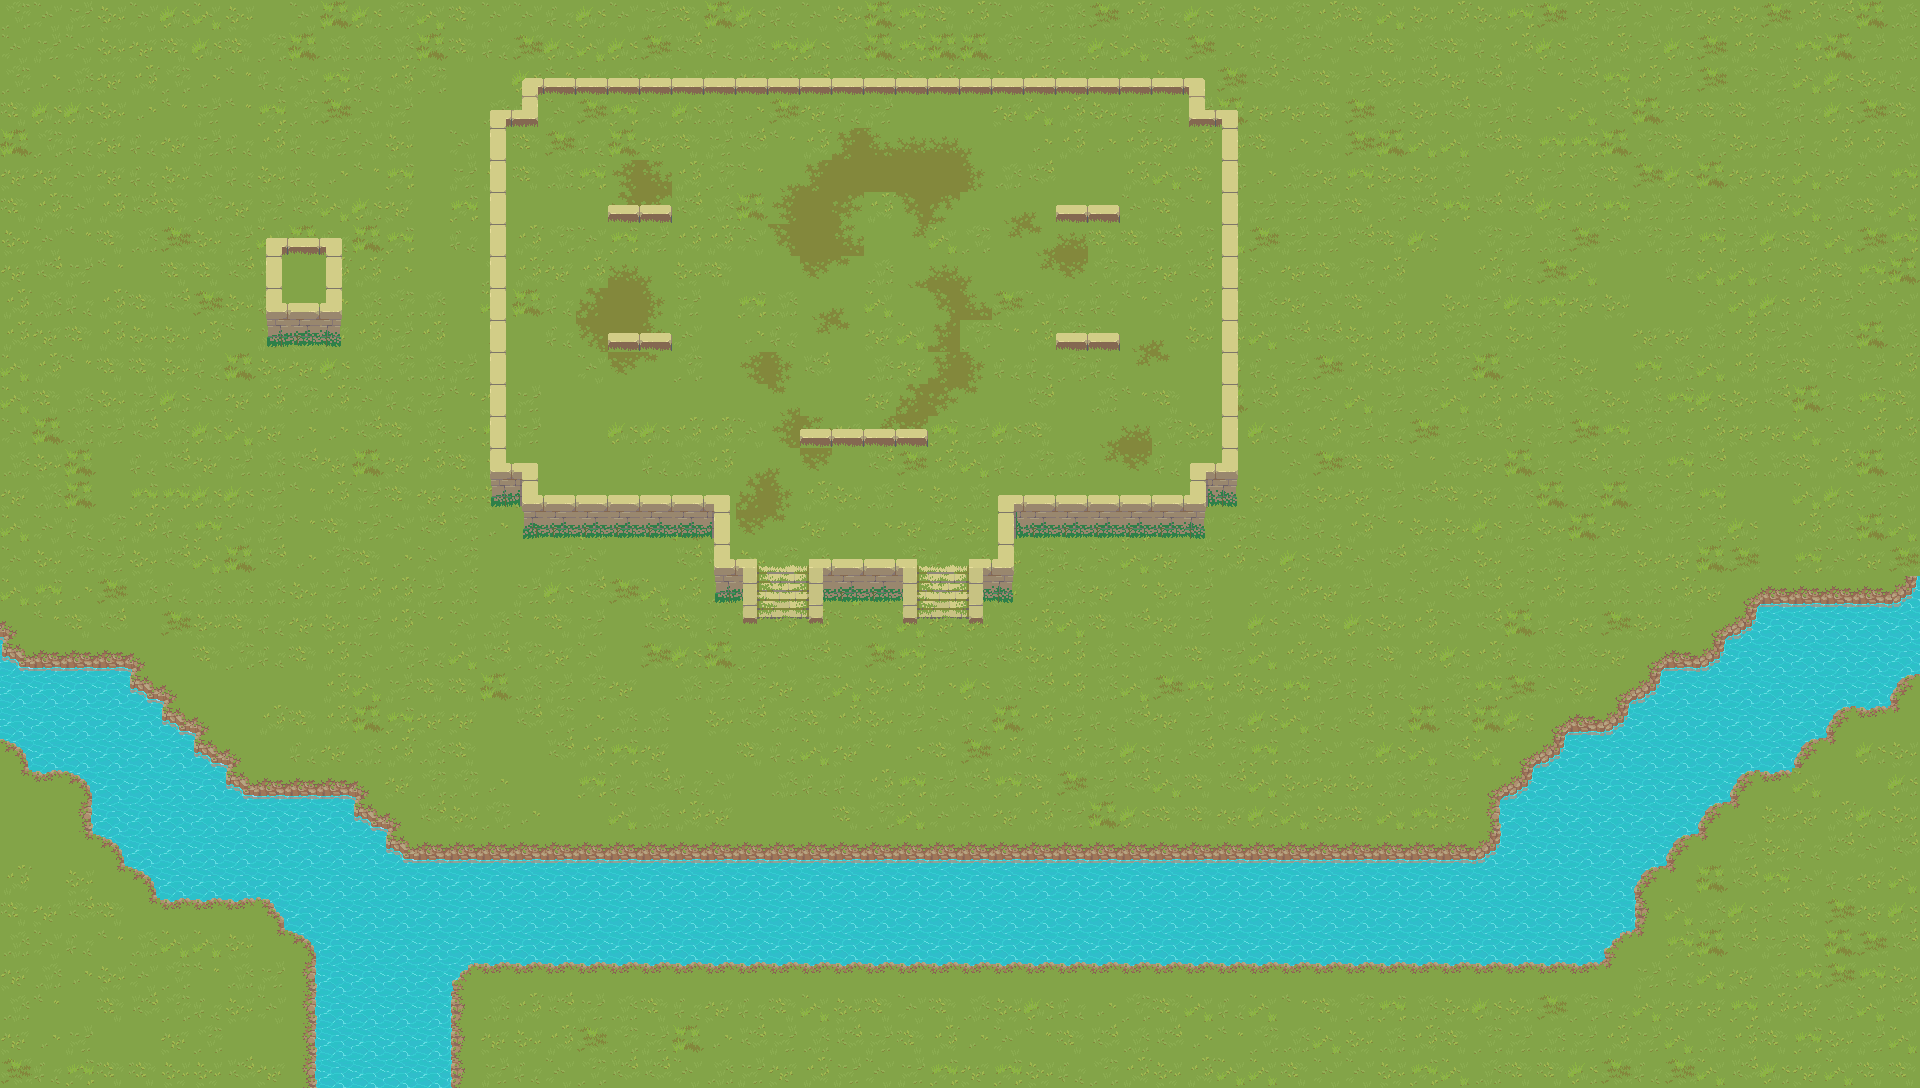

A 2D game scene composited from a Tiled map and its tileset images. What follows is a short description and the map's XML, with each tile layer's data collapsed to a summary:
An orthogonal 60x34 tile map with 32x32 px tiles, 4 tile layers (terrain0, terrain1, water, structures), 3 tilesets and 28 objects.

<map version="1.10" tiledversion="1.11.2" orientation="orthogonal" renderorder="right-down" width="60" height="34" tilewidth="32" tileheight="32" infinite="0" nextlayerid="9" nextobjectid="54">
 <editorsettings>
  <export target="test-map.lua" format="lua" />
 </editorsettings>
 <tileset firstgid="1" name="Tileset-Animated Terrains-8 frames-" tilewidth="32" tileheight="32" tilecount="261" columns="29">
  <image source="../map01/Tileset-Animated Terrains-8 frames-.png" width="928" height="288" />
  <tile id="29">
   <animation>
    <frame tileid="29" duration="100" />
    <frame tileid="30" duration="100" />
    <frame tileid="31" duration="100" />
    <frame tileid="32" duration="100" />
    <frame tileid="33" duration="100" />
    <frame tileid="34" duration="100" />
    <frame tileid="35" duration="100" />
    <frame tileid="36" duration="100" />
   </animation>
  </tile>
  <tile id="63">
   <animation>
    <frame tileid="63" duration="100" />
    <frame tileid="64" duration="100" />
    <frame tileid="65" duration="100" />
    <frame tileid="66" duration="100" />
    <frame tileid="67" duration="100" />
    <frame tileid="68" duration="100" />
    <frame tileid="69" duration="100" />
   </animation>
  </tile>
  <tile id="71">
   <animation>
    <frame tileid="71" duration="100" />
    <frame tileid="72" duration="100" />
    <frame tileid="73" duration="100" />
    <frame tileid="74" duration="100" />
    <frame tileid="75" duration="100" />
    <frame tileid="76" duration="100" />
    <frame tileid="77" duration="100" />
   </animation>
  </tile>
  <tile id="79">
   <animation>
    <frame tileid="79" duration="100" />
    <frame tileid="80" duration="100" />
    <frame tileid="81" duration="100" />
    <frame tileid="82" duration="100" />
    <frame tileid="83" duration="100" />
    <frame tileid="84" duration="100" />
    <frame tileid="85" duration="100" />
   </animation>
  </tile>
  <tile id="92">
   <animation>
    <frame tileid="92" duration="100" />
    <frame tileid="93" duration="100" />
    <frame tileid="94" duration="100" />
    <frame tileid="95" duration="100" />
    <frame tileid="96" duration="100" />
    <frame tileid="97" duration="100" />
    <frame tileid="98" duration="100" />
    <frame tileid="121" duration="100" />
   </animation>
  </tile>
  <tile id="100">
   <animation>
    <frame tileid="100" duration="100" />
    <frame tileid="101" duration="100" />
    <frame tileid="102" duration="100" />
    <frame tileid="103" duration="100" />
    <frame tileid="104" duration="100" />
    <frame tileid="105" duration="100" />
    <frame tileid="106" duration="100" />
   </animation>
  </tile>
  <tile id="108">
   <animation>
    <frame tileid="108" duration="100" />
    <frame tileid="109" duration="100" />
    <frame tileid="110" duration="100" />
    <frame tileid="111" duration="100" />
    <frame tileid="112" duration="100" />
    <frame tileid="113" duration="100" />
    <frame tileid="114" duration="100" />
   </animation>
  </tile>
  <tile id="121">
   <animation>
    <frame tileid="121" duration="100" />
    <frame tileid="122" duration="100" />
    <frame tileid="123" duration="100" />
    <frame tileid="124" duration="100" />
    <frame tileid="125" duration="100" />
    <frame tileid="126" duration="100" />
    <frame tileid="127" duration="100" />
   </animation>
  </tile>
  <tile id="129">
   <animation>
    <frame tileid="129" duration="100" />
    <frame tileid="130" duration="100" />
    <frame tileid="131" duration="100" />
    <frame tileid="132" duration="100" />
    <frame tileid="133" duration="100" />
    <frame tileid="134" duration="100" />
    <frame tileid="135" duration="100" />
   </animation>
  </tile>
  <tile id="137">
   <animation>
    <frame tileid="137" duration="100" />
    <frame tileid="138" duration="100" />
    <frame tileid="139" duration="100" />
    <frame tileid="140" duration="100" />
    <frame tileid="141" duration="100" />
    <frame tileid="142" duration="100" />
    <frame tileid="143" duration="100" />
   </animation>
  </tile>
  <tile id="150">
   <animation>
    <frame tileid="150" duration="100" />
    <frame tileid="151" duration="100" />
    <frame tileid="152" duration="100" />
    <frame tileid="153" duration="100" />
    <frame tileid="154" duration="100" />
    <frame tileid="155" duration="100" />
    <frame tileid="156" duration="100" />
   </animation>
  </tile>
  <tile id="158">
   <animation>
    <frame tileid="158" duration="100" />
    <frame tileid="159" duration="100" />
    <frame tileid="160" duration="100" />
    <frame tileid="161" duration="100" />
    <frame tileid="162" duration="100" />
    <frame tileid="163" duration="100" />
    <frame tileid="164" duration="100" />
   </animation>
  </tile>
  <tile id="166">
   <animation>
    <frame tileid="166" duration="100" />
    <frame tileid="167" duration="100" />
    <frame tileid="168" duration="100" />
    <frame tileid="169" duration="100" />
    <frame tileid="170" duration="100" />
    <frame tileid="171" duration="100" />
    <frame tileid="172" duration="100" />
   </animation>
  </tile>
  <tile id="179">
   <animation>
    <frame tileid="179" duration="100" />
    <frame tileid="180" duration="100" />
    <frame tileid="181" duration="100" />
    <frame tileid="182" duration="100" />
    <frame tileid="183" duration="100" />
    <frame tileid="184" duration="100" />
    <frame tileid="185" duration="100" />
   </animation>
  </tile>
  <tile id="187">
   <animation>
    <frame tileid="187" duration="100" />
    <frame tileid="188" duration="100" />
    <frame tileid="189" duration="100" />
    <frame tileid="190" duration="100" />
    <frame tileid="191" duration="100" />
    <frame tileid="192" duration="100" />
    <frame tileid="193" duration="100" />
   </animation>
  </tile>
  <tile id="208">
   <animation>
    <frame tileid="208" duration="100" />
    <frame tileid="209" duration="100" />
    <frame tileid="210" duration="100" />
    <frame tileid="211" duration="100" />
    <frame tileid="212" duration="100" />
    <frame tileid="213" duration="100" />
    <frame tileid="214" duration="100" />
   </animation>
  </tile>
  <tile id="216">
   <animation>
    <frame tileid="216" duration="100" />
    <frame tileid="217" duration="100" />
    <frame tileid="218" duration="100" />
    <frame tileid="219" duration="100" />
    <frame tileid="220" duration="100" />
    <frame tileid="221" duration="100" />
    <frame tileid="222" duration="100" />
   </animation>
  </tile>
 </tileset>
 <tileset firstgid="262" name="Tileset-Terrain2" tilewidth="32" tileheight="32" tilecount="504" columns="36">
  <image source="../map01/Tileset-Terrain2.png" width="1152" height="448" />
 </tileset>
 <tileset firstgid="766" name="wall-8 - 2 tiles tall-transparency" tilewidth="32" tileheight="32" tilecount="70" columns="10">
  <image source="../map01/wall-8 - 2 tiles tall-transparency.png" width="320" height="224" />
 </tileset>
 <layer id="1" name="terrain0" width="60" height="34" locked="1">
  <data>[2040 cells, 2040 non-empty, 1 distinct tile ids]</data>
 </layer>
 <layer id="5" name="terrain1" width="60" height="34" locked="1">
  <data>[2040 cells, 2040 non-empty, 36 distinct tile ids]</data>
 </layer>
 <layer id="7" name="water" width="60" height="34" locked="1">
  <data>[2040 cells, 378 non-empty, 16 distinct tile ids]</data>
 </layer>
 <layer id="6" name="structures" width="60" height="34" locked="1">
  <data>[2040 cells, 133 non-empty, 37 distinct tile ids]</data>
 </layer>
 <objectgroup id="8" name="Colliders">
  <object id="1" x="266" y="238" width="76" height="109" />
  <object id="4" x="490" y="110" width="16" height="397" />
  <object id="5" x="506" y="463" width="16" height="44" />
  </objectgroup>
</map>
<!-- 25 of 28 objects omitted -->
